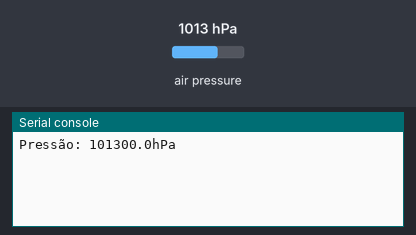
Recording of a program running on a simulated ESP8266 board running MicroPython. Shown: the last lines printed to the serial console. Inputs (shaded band) come from the test bench; at power-on: air pressure 1013 hPa.

Above: at 1.2 s.
1.3 s: air pressure set to 952 hPa
At 3.3 s:
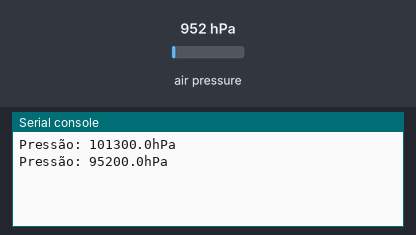
4.0 s: air pressure set to 975 hPa
At 4.8 s:
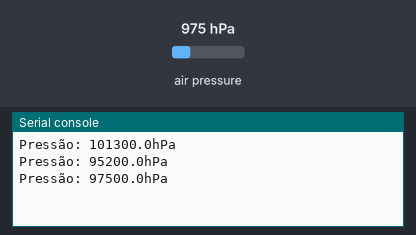
Timing chart, 0 to 7.0 s (numbered marks = the images above; inputs shaded):
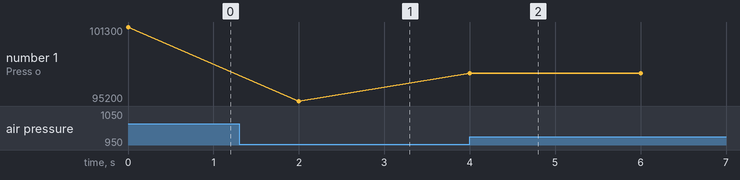

Measured:
- after the input at 1.3 s, the serial console: prints a new line after 0.70 s (image 1)
- after the input at 4.0 s, the serial console: prints a new line at once (image 2)
- plotted number 1: 101300 → 95200 after the input at 1.3 s, 95200 → 97500 after the input at 4.0 s

The program:

Teste_BMP180.py
```python
# Teste do sensor de pressão atmosferica BMP180

# Importa as bibliotecas
from machine import I2C, Pin
from time import sleep
import bmp180

# Configuração dos pinos I2C do BMP180
i2c = I2C(sda=Pin(4), scl=Pin(5))

# Inicializa o BMP180
bmp = bmp180.BMP180(i2c)

while True:
    # Cria a variavel pressao e armazena os dados do sensor
    pressao = bmp.pressure
    # Imprime os dados
    print("Pressão: {}hPa".format(pressao))
    # Aguarda 2 segundos
    sleep(2)
```
